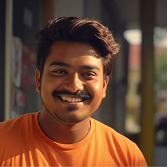
#> input picture projects/loomik-classic/src/assets/stakeholders/sh2.jpg, 168 x 167 px
$ python -i rebuild-redrawn-lighting.py   (imports and definitions only)
#> lines starting #> are read from the running program, lines starting #| are printed output that depends on the picture; after the words box and inside, x2 and y2 are one past the last pixel; in counts of white or black regions, pixels touching at a corner belong together
#> further down, picture is the input picture: PIL image 168x167 RGB; mean R, G, B 105.6, 71.3, 51.6
"""Rebuild lighting from the selected full-detail redraw, never from enlarged lighting artwork.

The existing lighting image supplies only an illumination field. All solid geometry,
material edges and texture come from the assembled scene master. Sky/weather is
kept in large sky regions, not transferred onto blue books or painted machinery.
Outputs are staged for full-set inspection before installation.
"""
from pathlib import Path
from collections import deque
import json,hashlib,sys
import numpy as np
from PIL import Image,ImageFilter,ImageDraw

ROOT=Path(__file__).resolve().parents[1]
WORK=ROOT/'.panorama-work'
# [1 line that did not run here, left out]
# [1 line that did not run here, left out]

def sky_region(image):
    small=np.asarray(image.resize((768,384)),dtype=np.float32)
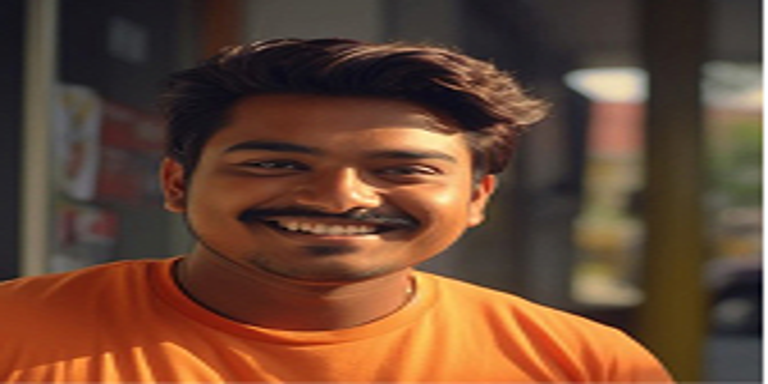
#> small: shape (384, 768, 3) float32; mean R, G, B 105.6, 71.2, 51.6
    blue=(small[:,:,2]>small[:,:,0]+12)&(small[:,:,2]>small[:,:,1]+6)
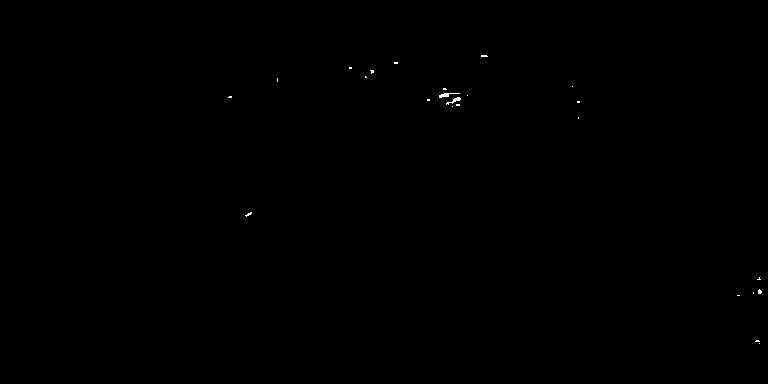
#> blue: shape (384, 768) bool; 0.08% white in thin lines or dots, all inside (x1, y1, x2, y2) = (228, 55, 762, 344)
    visited=np.zeros(blue.shape,dtype=bool);keep=np.zeros_like(blue)
    for y,x in zip(*np.where(blue)):
        if visited[y,x]:continue
        queue=deque([(int(y),int(x))]);visited[y,x]=True;component=[]
        while queue:
            yy,xx=queue.popleft();component.append((yy,xx))
            for ny,nx in [(yy-1,xx),(yy+1,xx),(yy,xx-1),(yy,xx+1)]:
                if 0<=ny<384 and 0<=nx<768 and blue[ny,nx] and not visited[ny,nx]:visited[ny,nx]=True;queue.append((ny,nx))
        if len(component)>=150:
            for yy,xx in component:keep[yy,xx]=True
#> this loop made 223 passes
#> (y, x) on passes 1 to 3: (55, 481), (55, 482), (55, 483)
#> keep: shape (384, 768) bool; every value is 0
    mask=Image.fromarray((keep*255).astype('uint8')).filter(ImageFilter.MaxFilter(7)).filter(ImageFilter.MinFilter(7))
    return np.asarray(mask.resize(image.size,Image.Resampling.BILINEAR).filter(ImageFilter.GaussianBlur(1)),dtype=np.float32)/255
#> returned value: shape (167, 168) float32; every value is 0

def relight(structure,reference,target,sky):
    size=structure.size;small=(1536,768)
    source=np.asarray(reference.resize(small).filter(ImageFilter.GaussianBlur(2)),dtype=np.float32)+8
    light=np.asarray(target.resize(small).filter(ImageFilter.GaussianBlur(2)),dtype=np.float32)+8
    gain=np.clip(light/source,.035,5)
    channels=[Image.fromarray(gain[:,:,c]).resize(size,Image.Resampling.BILINEAR) for c in range(3)]
    base=np.asarray(structure);old=np.asarray(target);result=np.empty_like(base)
    for row in range(0,size[1],128):
        end=min(size[1],row+128);g=np.stack([np.asarray(c.crop((0,row,size[0],end))) for c in channels],axis=2)
        pixels=np.clip((base[row:end].astype(np.float32)+8)*g-8,0,255)
        mask=sky[row:end,:,None]
        result[row:end]=np.clip(pixels*(1-mask)+old[row:end]*mask,0,255).astype('uint8')
    return Image.fromarray(result)

# [31 lines not run here, left out]

>>> from PIL import Image
>>> picture = Image.open('../../loomik-classic/src/assets/stakeholders/sh2.jpg')
>>> result = sky_region(picture)

$ run again, on site/assets/dwellers-original-city.webp
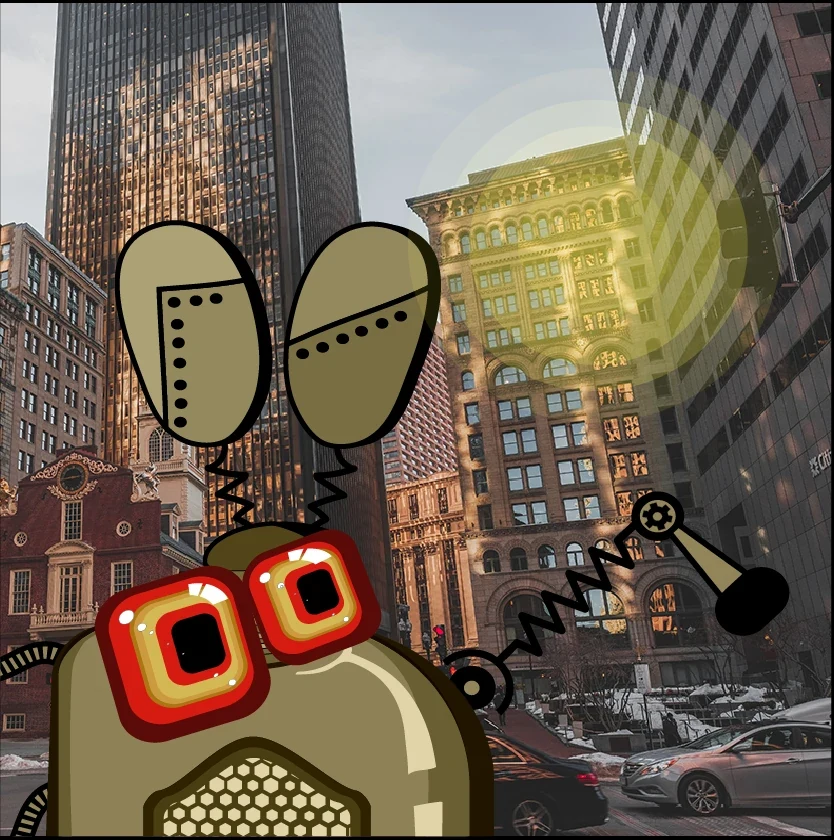
#> input picture site/assets/dwellers-original-city.webp, 834 x 840 px
#> picture is the input picture: PIL image 834x840 RGB; mean R, G, B 111.7, 98, 80.5
#> in sky_region, `blue=(small[:,:,2]>small[:,:,0]+12)&(small[:,:,2]>small[:,:,1]+6)`:
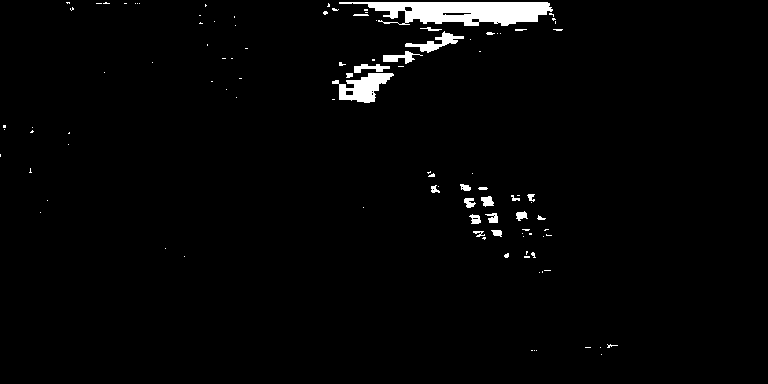
#> blue: shape (384, 768) bool; 2.2% white; 106 white regions (83 under 20 px), largest, box (x1, y1, x2, y2) and area: (339, 2, 553, 26) 3322, (332, 73, 394, 103) 956, (405, 31, 464, 53) 414
#> the loop in sky_region, `for y,x in zip(*np.where(blue)):` made 6356 passes
#> x on passes 1 to 3: 66, 67, 68
#> mask: PIL image 768x384 L; 2% white; 2 white regions, box (x1, y1, x2, y2) and area: (339, 0, 553, 26) 3835, (339, 31, 464, 103) 2012
#> in sky_region, `return np.asarray(mask.resize(image.size,Image.Resampling.BILINEAR).fi..`:
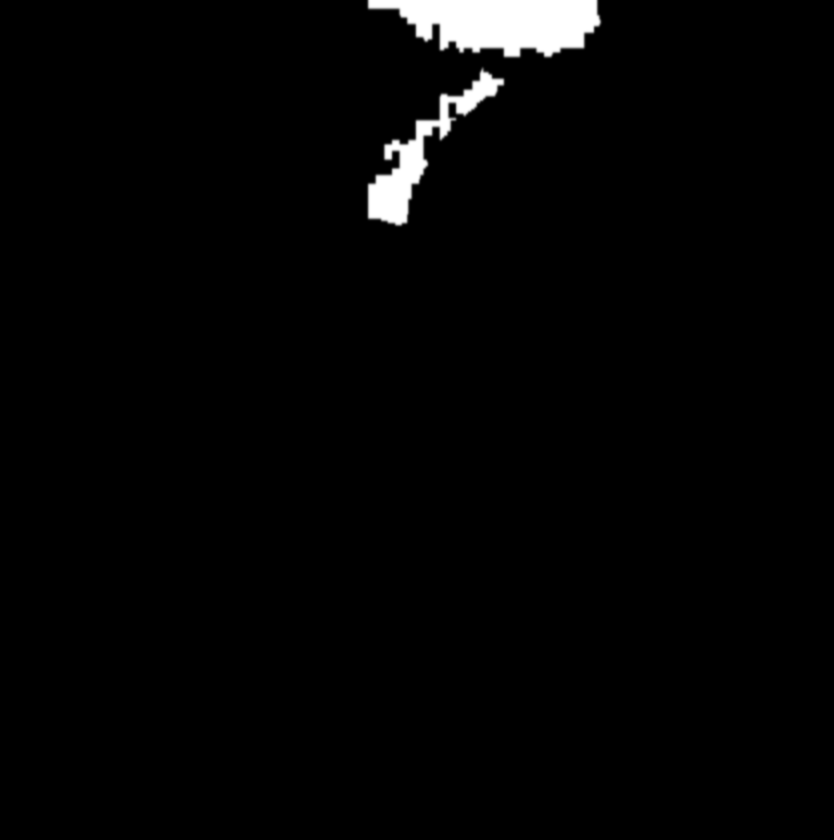
#> returned value: shape (840, 834) float32; min 0, max 1, mean 0.0198
